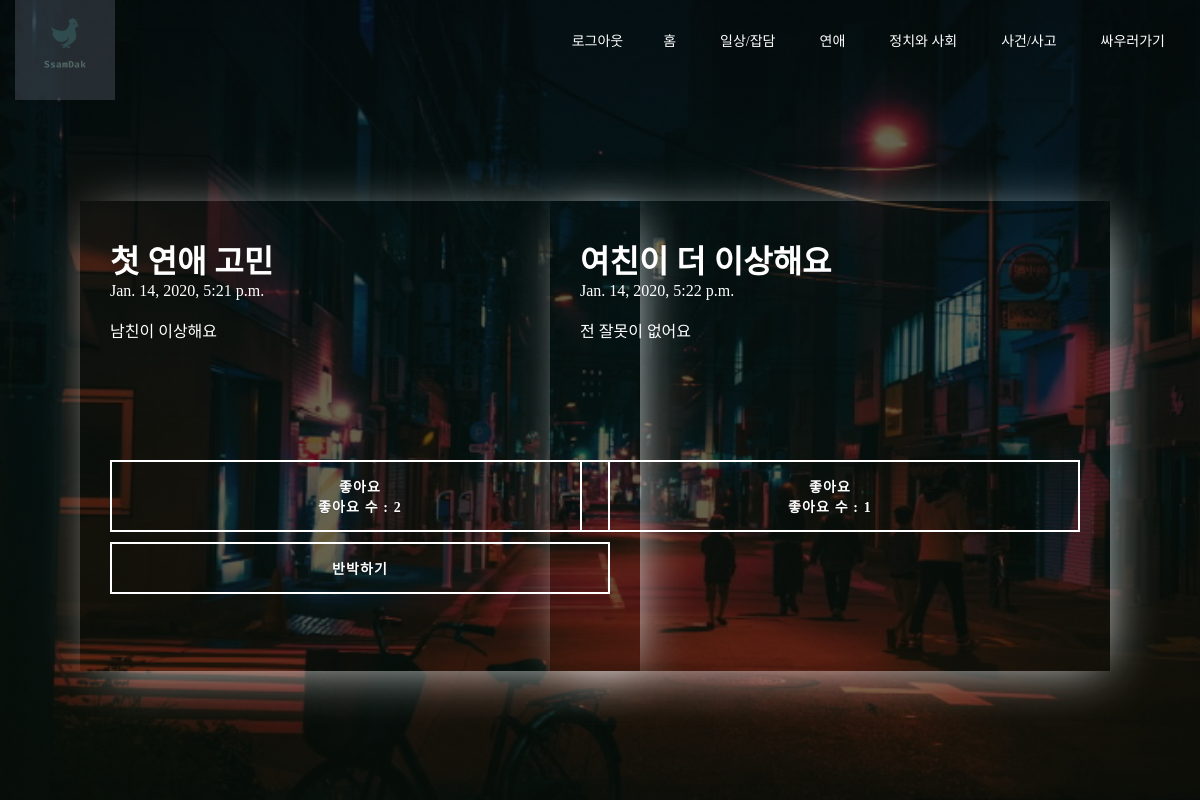
/love/13, run on the app's committed database.
### FightTogether/models.py (models this page shows, shortened)
class Love(models.Model): #연애와 관련된 디비
    title = models.CharField(max_length=200)
    pub_date = models.DateTimeField('date published')
    password = models.CharField(max_length = 50,null = True)
    body = models.TextField()
    like_count = models.PositiveIntegerField(default=0)

class Refute(models.Model):
    title = models.CharField(max_length=200)
    pub_date = models.DateTimeField('date published')
    password = models.CharField(max_length = 50,null = True)
    body = models.TextField()
    like_count = models.PositiveIntegerField(default=0)

### FightTogether/views.py (the view)
# urls.py: path('love/<int:love_id>',FightTogether.views.love_detail,name="love_detail"),
def love_detail(request,love_id):
    love_detail = get_object_or_404(Love,pk = love_id)
    refutes_list = Refute.objects.all()
    return render(request,'love_detail.html',{'love':love_detail, 'refute':refutes_list})

### FightTogether/templates/love_detail.html (shortened to what this page needs)
{% load static %}
<!doctype html>
<html lang="ko">
    <head>
    <link rel="stylesheet" href="{% static 'index_style.css' %}">
    <link rel="stylesheet" href="https://cdnjs.cloudflare.com/ajax/libs/animate.css/3.7.2/animate.min.css">
  </head>
  <body>
  <header>
    <div class="wrapper">
      <div class="logo">
        <img src="{% static 'logo.png'%}" alt="로고">
      </div>
      <ul class = "nav-area">
        <li><a>{{user.username}}</a></li>
        <li><a href="{%url 'login'%}">로그아웃</a>
        <li><a href="{%url 'home'%}">홈</a></li>
        <li><a href="{%url 'board'%}">일상/잡담</a></li>
        <li><a href="{%url 'love'%}">연애</a></li>
        <li><a href="{%url 'politics'%}">정치와 사회</a></li>
        <li><a href="{%url 'incident'%}">사건/사고</a></li>
        <li><a href="{%url 'newpost'%}">싸우러가기</a></li>
      </ul>
    </div>
<br><br>
<div class="animated lightSpeedIn">
<div class="post">
<h1>{{love.title}}</h1>
<p>{{love.pub_date}}<br><br></p>
<p>{{love.body}}</p>
<br><br><br><br><br><br>
<a href="{% url 'post_like_toggle2' love.id %}" class="btn btn-sm animated-button victoria-one">
    {% if love in user.profile.like_posts2.all %}
        취소
    {% else %}
        좋아요
    {% endif %}
    <br>좋아요 수 : {{love.like_count}}
</a>
<a href = "{% url 'refute' %}" class = "btn btn-sm animated-button victoria-one">반박하기 </a>
</div>
</div>
<div class="animated rotateInDownLeft">
<div class="refute">
{% for refute1 in refute %}
{% if refute1.password == love.password%}
    <h1>{{refute1.title}}</h1>
    <p>{{refute1.pub_date}}<br><br></p>
    <p>{{refute1.body}}</p>
    <br><br><br><br><br><br>
    <a href="{% url 'post_like_toggle_refute' refute1.id %}" class = "btn-sm animated-button victoria-one">
        {% if refute1 in user.profile.like_posts_refute.all %}
            취소
        {% else %}
            좋아요
        {% endif %}
        <br>좋아요 수 : {{refute1.like_count}}
    </a>
{% endif %}
{% endfor%}
</div>
</div>
</body>

### FightTogether/static/index_style.css (style rules this page uses)
* { margin: 0; padding: 0; }
.wrapper { width: 1170px; margin:auto; }
.post { width: 500px; height: 400px; color:#fff; top:400px; left:350px; padding: 35px 30px; margin-bottom: 20px; margin-left: 10px; position: absolute; transform: translate(-50%,-50%); box-shadow: 8px 8px 50px -15px #ecf0f1; }
.post a { color:#fff }
.refute { width: 500px; height: 400px; color:#fff; top:400px; right:-200px; padding: 35px 30px; margin-bottom: 20px; margin-right: 10px; position: absolute; transform: translate(-50%,-50%); box-shadow: 8px 8px 50px -15px #ecf0f1; }
.refute a { color:#fff }
.logo img { width: 100px; float: left; height: auto; opacity: 0.4; }
.nav-area { float: right; list-style: none; margin-top: 30px; }
.nav-area li { display: inline-block; }
.nav-area li a { color: #fff; text-decoration: none; padding: 5px 20px; font-family: poppins; font-size: 14px; }
header { background: linear-gradient(rgba(0,0,0,0.6),rgba(0,0,0,0.6)),url("index.jpg"); height: 100vh; -webkit-background-size:cover; background-size: cover; background-position: center center; position: relative; }
a.animated-button:link, a.animated-button:visited { position: relative; display: block; margin: 30px auto 0; padding: 14px 15px; color: #fff; font-size:14px; font-weight: bold; text-align: center; text-decoration: none; text-transform: uppercase; overflow: hidden; letter-spacing: .08em; border-radius: 0; text-shadow: 0 0 1px rgba(0, 0, 0, 0.2), 0 1px 0 rgba(0, 0, 0, 0.2); -webkit-transition: all 1s ease; -moz-transition: all 1s ease; -o-transition: all 1s ease; transition: all 1s ease; }
a.animated-button:link:after, a.animated-button:visited:after { content: ""; position: absolute; height: 0%; left: 50%; top: 50%; width: 150%; z-index: -1; -webkit-transition: all 0.75s ease 0s; -moz-transition: all 0.75s ease 0s; -o-transition: all 0.75s ease 0s; transition: all 0.75s ease 0s; }
a.animated-button:link, a.animated-button:visited { position: relative; display: block; margin: 10px auto 0; padding: 14px 15px; color: #fff; font-size:14px; border-radius: 0; font-weight: bold; text-align: center; text-decoration: none; text-transform: uppercase; overflow: hidden; letter-spacing: .08em; text-shadow: 0 0 1px rgba(0, 0, 0, 0.2), 0 1px 0 rgba(0, 0, 0, 0.2); -webkit-transition: all 1s ease; -moz-transition: all 1s ease; -o-transition: all 1s ease; transition: all 1s ease; }
a.animated-button.victoria-one { border: 2px solid #fff; }
a.animated-button.victoria-one:after { background: #fff; -moz-transform: translateX(-50%) translateY(-50%) rotate(-25deg); -ms-transform: translateX(-50%) translateY(-50%) rotate(-25deg); -webkit-transform: translateX(-50%) translateY(-50%) rotate(-25deg); transform: translateX(-50%) translateY(-50%) rotate(-25deg); }

### data on the page
Love: title "첫 연애 고민", pub_date "Jan. 14, 2020, 5:21 p.m.", body "남친이 이상해요", like_count "2"
Refute: title "여친이 더 이상해요", pub_date "Jan. 14, 2020, 5:22 p.m.", body "전 잘못이 없어요", like_count "1"
